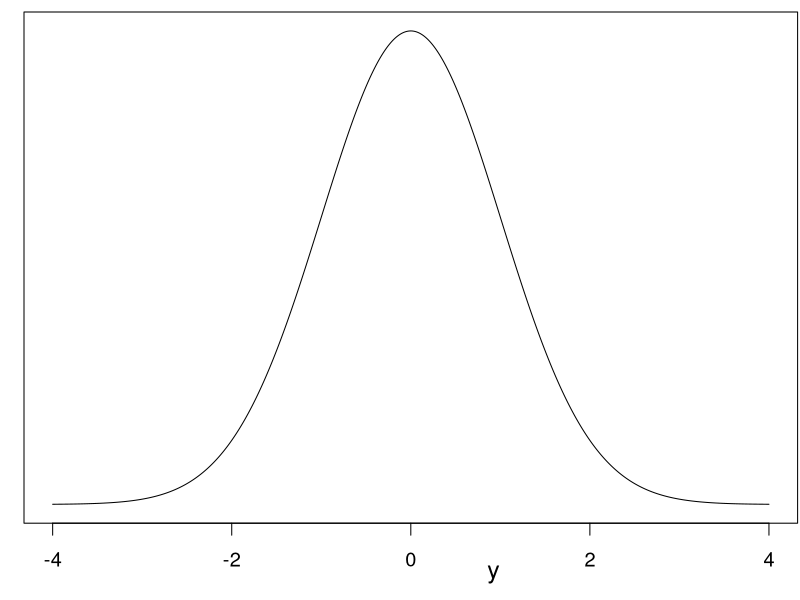
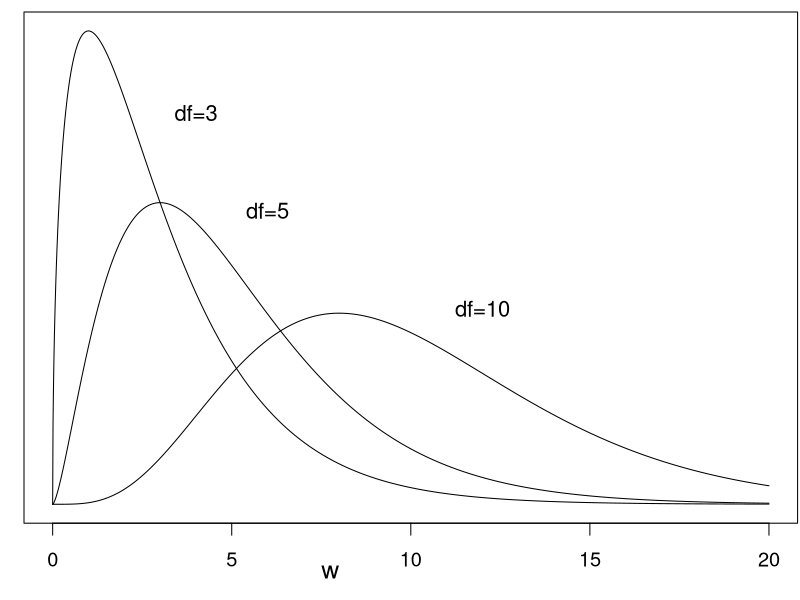
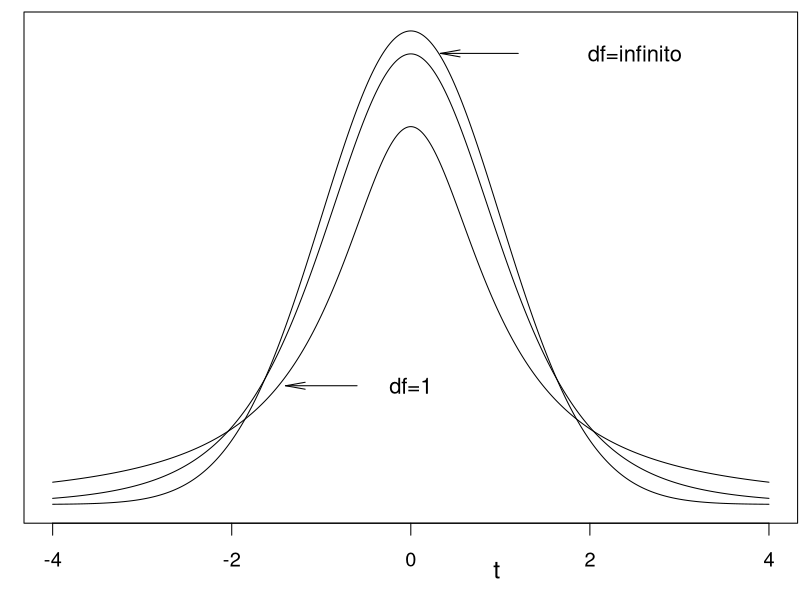
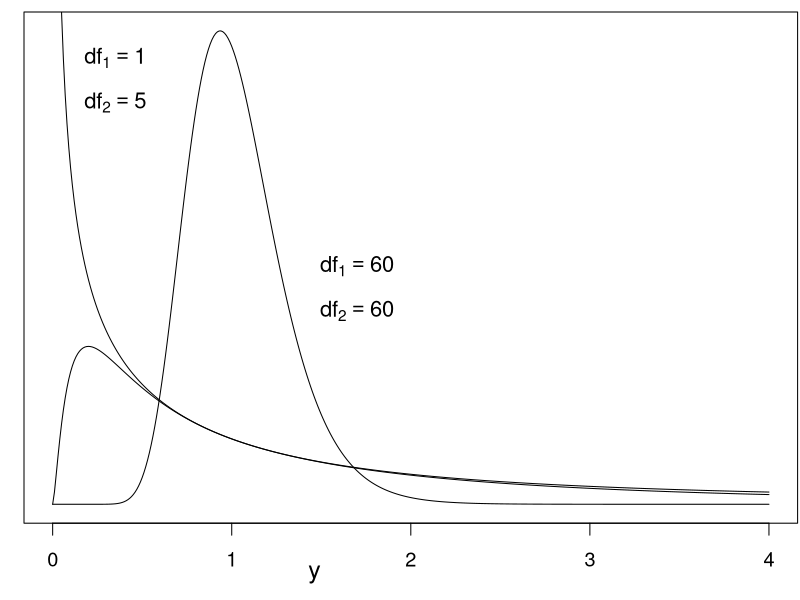

The R source for these figures, in order:
## ---- chunk 1
#  FIGURA A.1 - GRÁFICO NORMAL

par(mar=c(3.2,1,.5,.1),cex=1.2)
x <- seq(-4, 4, 0.01)
y= dnorm(x)
plot(x,y, type="l", yaxt="n", xlab="",  ylab="",las=1, cex=1.2)
mtext("y", side=1, at=1,las=1, adj=1, padj=2, cex=1.5)

x1 <- seq(0, 3, 0.1)
X <- cbind(x1,x1+.01,x1+.02,x1+.03,x1+.04,x1+.05,x1+.06,
     x1+.07,x1+.08,x1+.09)
x1 <- seq(0, 3, 0.5)
X <- cbind(x1,x1+.1,x1+.2,x1+.3,x1+.4)
x1 <- seq(0, 3, 1)
X <- cbind(x1,x1+.1,x1+.2,x1+.3,x1+.4,x1+.5,x1+.6,x1+.7,x1+.8,x1+.9)

y1 <- pnorm(X)
#round(y1, digits=4)
#write.csv(y1, file = "NormalTable2.csv")
## ---- chunk 2
knitr::kable(
  data.frame(
    y = 0:3,
    `0.0` = c(0.5000, 0.8413, 0.9772, 0.9987),
    `0.1` = c(0.5398, 0.8643, 0.9821, 0.9990),
    `0.2` = c(0.5793, 0.8849, 0.9861, 0.9993),
    `0.3` = c(0.6179, 0.9032, 0.9893, 0.9995),
    `0.4` = c(0.6554, 0.9192, 0.9918, 0.9997),
    `0.5` = c(0.6915, 0.9332, 0.9938, 0.9998),
    `0.6` = c(0.7257, 0.9452, 0.9953, 0.9998),
    `0.7` = c(0.7580, 0.9554, 0.9965, 0.9999),
    `0.8` = c(0.7881, 0.9641, 0.9974, 0.9999),
    `0.9` = c(0.8159, 0.9713, 0.9981, 1.0000)
  ),
  col.names = c("$y$", "0.0", "0.1", "0.2", "0.3", "0.4", "0.5", "0.6", "0.7", "0.8", "0.9"),
  caption = "**Función de Distribución Normal Estándar**"
)
## ---- chunk 3
#  FIGURA A.2 - GRÁFICO CHI-CUADRADO
par(mar=c(3.2,1,.5,.1),cex=1.2)
x <- seq(0, 20, 0.01)
y= dchisq(x,3)
plot(x,y, type="l", yaxt="n", ylab="",  las=1, cex=1.4)
mtext("w", side=1, at=8,las=1, adj=1, padj=2, cex=1.5)
y1= dchisq(x,5)
y2= dchisq(x,10)
lines(x,y1)
lines(x,y2)
text(4,.2, "df=3",cex=1.1)
text(6,.15, "df=5",cex=1.1)
text(12,.1, "df=10",cex=1.1)

prob <- t(c(seq(.6, .9, 0.1), 0.95, 0.975, 0.99, 0.995, 0.9975, 0.999))
df = t(c(1:5,seq(10,40,5),60, 120))
y1 <- matrix(0, nrow=length(df),ncol=length(prob))
for(i in 1:length(df)){
y1[i,] <- qchisq(prob,df[i]);y1[i,]}
#round(y1,digits=3)
#write.csv(y1, file = "ChiSq.csv")
## ---- chunk 4
knitr::kable(
  data.frame(
    df = c(1, 2, 3, 4, 5, 10, 15, 20, 25, 30, 35, 40, 60,

 120),
    `0.6` = c(0.71, 1.83, 2.95, 4.04, 5.13, 10.47, 15.73, 20.95, 26.14, 31.32, 36.47, 41.62, 62.13, 123.29),
    `0.7` = c(1.07, 2.41, 3.66, 4.88, 6.06, 11.78, 17.32, 22.77, 28.17, 33.53, 38.86, 44.16, 65.23, 127.62),
    `0.8` = c(1.64, 3.22, 4.64, 5.99, 7.29, 13.44, 19.31, 25.04, 30.68, 36.25, 41.78, 47.27, 68.97, 132.81),
    `0.9` = c(2.71, 4.61, 6.25, 7.78, 9.24, 15.99, 22.31, 28.41, 34.38, 40.26, 46.06, 51.81, 74.40, 140.23),
    `0.95` = c(3.84, 5.99, 7.81, 9.49, 11.07, 18.31, 25.00, 31.41, 37.65, 43.77, 49.80, 55.76, 79.08, 146.57),
    `0.975` = c(5.02, 7.38, 9.35, 11.14, 12.83, 20.48, 27.49, 34.17, 40.65, 46.98, 53.20, 59.34, 83.30, 152.21),
    `0.99` = c(6.63, 9.21, 11.34, 13.28, 15.09, 23.21, 30.58, 37.57, 44.31, 50.89, 57.34, 63.69, 88.38, 158.95),
    `0.995` = c(7.88, 10.60, 12.84, 14.86, 16.75, 25.19, 32.80, 40.00, 46.93, 53.67, 60.27, 66.77, 91.95, 163.65),
    `0.9975` = c(9.14, 11.98, 14.32, 16.42, 18.39, 27.11, 34.95, 42.34, 49.44, 56.33, 63.08, 69.70, 95.34, 168.08),
    `0.999` = c(10.83, 13.82, 16.27, 18.47, 20.52, 29.59, 37.70, 45.31, 52.62, 59.70, 66.62, 73.40, 99.61, 173.62)
  ),
  col.names = c("$df$", "0.6", "0.7", "0.8", "0.9", "0.95", "0.975", "0.99", "0.995", "0.9975", "0.999"),
  caption = "**Percentiles de Varias Distribuciones Chi-Cuadrado**"
)
## ---- chunk 5
#  FIGURA A.3 - GRÁFICO DE LA DISTRIBUCIÓN t

par(mar=c(3.2,1,.5,.1),cex=1.2)
x <- seq(-4, 4, 0.01)
y= dnorm(x)
plot(x,y, type="l", yaxt="n", ylab="",  las=1, cex=1.4)
#mtext("Densidad de la distribución t",  side=2, at=.435,las=1.5, adj=.2,cex=1.8)
mtext("t", side=1, at=1,las=1, adj=1, padj=2, cex=1.5)
y1= dt(x,1)
y2= dt(x,5)
y3= dt(x,10)
lines(x,y1)
lines(x,y2)
#lines(x,y3)
text(0,.1, "df=1",cex=1.1)
#text(6,.15, "df=5",cex=1.1)
text(2.5,.38, "df=infinito",cex=1.1)
arrows(1.2, .38, 0.33,.38, code=2, angle=10, length=0.2)
arrows(-0.6, .1, -1.4,.1, code=2, angle=10, length=0.2)

prob <- t(c(seq(.6, .9, 0.1), 0.95, 0.975, 0.99, 0.995, 0.9975, 0.999))
df = t(c(1:5,seq(10,40,5),60, 120))
y1 <- matrix(0, nrow=length(df),ncol=length(prob))
for(i in 1:length(df)){
y1[i,] <- qt(prob,df[i]);y1[i,]}
y1 <- rbind(y1,qnorm(prob))
#round(y1,digits=3)
#write.csv(y1, file = "t.csv")
## ---- chunk 6
knitr::kable(
  data.frame(
    df = c(1, 2, 3, 4, 5, 10, 15, 20, 25, 30, 35, 40, 60, 120, "∞"),
    `0.6` = c(0.325, 0.289, 0.277, 0.271, 0.267, 0.260, 0.258, 0.257, 0.256, 0.256, 0.255, 0.255, 0.254, 0.254, 0.253),
    `0.7` = c(0.727, 0.617, 0.584, 0.569, 0.559, 0.542, 0.536, 0.533, 0.531, 0.530, 0.529, 0.529, 0.527, 0.526, 0.524),
    `0.8` = c(1.376, 1.061, 0.978, 0.941, 0.920, 0.879, 0.866, 0.860, 0.856, 0.854, 0.852, 0.851, 0.848, 0.845, 0.842),
    `0.9` = c(3.078, 1.886, 1.638, 1.533, 1.476, 1.372, 1.341, 1.325, 1.316, 1.310, 1.306, 1.303, 1.296, 1.289, 1.282),
    `0.95` = c(6.314, 2.920, 2.353, 2.132, 2.015, 1.812, 1.753, 1.725, 1.708, 1.697, 1.690, 1.684, 1.671, 1.658, 1.645),
    `0.975` = c(12.706, 4.303, 3.182, 2.776, 2.571, 2.228, 2.131, 2.086, 2.060, 2.042, 2.030, 2.021, 2.000, 1.980, 1.960),
    `0.99` = c(31.821, 6.965, 4.541, 3.747, 3.365, 2.764, 2.602, 2.528, 2.485, 2.457, 2.438, 2.423, 2.390, 2.358, 2.326),
    `0.995` = c(63.657, 9.925, 5.841, 4.604, 4.032, 3.169, 2.947, 2.845, 2.787, 2.750, 2.724, 2.704, 2.660, 2.617, 2.576),
    `0.9975` = c(127.321, 14.089, 7.453, 5.598, 4.773, 3.581, 3.286, 3.153, 3.078, 3.030, 2.996, 2.971, 2.915, 2.860, 2.807),
    `0.999` = c(318.309, 22.327, 10.215, 7.173, 5.893, 4.144, 3.733, 3.552, 3.450, 3.385, 3.340, 3.307, 3.232, 3.160, 3.090)
  ),
  col.names = c("$df$", "0.6", "0.7", "0.8", "0.9", "0.95", "0.975", "0.99", "0.995", "0.9975", "0.999"),
  caption = "**Percentiles de varias distribuciones $t$**"
)
## ---- chunk 7
#  FIGURA A.4 - GRÁFICO DE LA DISTRIBUCIÓN F

par(mar=c(3.2,1,.5,.1),cex=1.2)
x <- seq(0, 4, 0.01)
y= df(x,60,60)
plot(x,y, type="l", yaxt="n", ylab="",  las=1, cex=1.4)
mtext("y", side=1, at=1.5,las=1, adj=1, padj=2, cex=1.5)
#y1= df(x,2,25)
y2= df(x,5,1)
y3= df(x,1,5)
#lines(x,y1)
lines(x,y2)
lines(x,y3)
text(1.7,.8, expression(df[1]==60),cex=1.1)
text(1.7,.65, expression(df[2]==60),cex=1.1)
text(0.35,1.5, expression(df[1]==1),cex=1.1)
text(0.35,1.35, expression(df[2]==5),cex=1.1)

df1 = t(c(1:5,seq(10,40,5),60, 120))
df2 = t(c(1,3,5,seq(10,40,10),60, 120))
y1 <- matrix(0, nrow=length(df1),ncol=length(df2))
for(i in 1:length(df1)){
y1[i,] <- qf(0.95,df1[i],df2);y1[i,]}
#round(y1,digits=3)
#write.csv(y1, file = "F.csv")
## ---- chunk 8
knitr::kable(
  data.frame(
    df_1 = c(1, 2, 3, 4, 5, 10, 15, 20, 25, 30, 35, 40, 60, 120),
    `1` = c(161.45, 199.50, 215.71, 224.58, 230.16, 241.88, 245.95, 248.01, 249.26, 250.10, 250.69, 251.14, 252.20, 253.25),
    `3` = c(10.13, 9.55, 9.28, 9.12, 9.01, 8.79, 8.70, 8.66, 8.63, 8.62, 8.60, 8.59, 8.57, 8.55),
    `5` = c(6.61, 5.79, 5.41, 5.19, 5.05, 4.74, 4.62, 4.56, 4.52, 4.50, 4.48, 4.46, 4.43, 4.40),
    `10` = c(4.96, 4.10, 3.71, 3.48, 3.33, 2.98, 2.85, 2.77, 2.73, 2.70, 2.68, 2.66, 2.62, 2.58),
    `20` = c(4.35, 3.49, 3.10, 2.87, 2.71, 2.35, 2.20, 2.12, 2.07, 2.04, 2.01, 1.99, 1.95, 1.90),
    `30` = c(4.17, 3.32, 2.92, 2.69, 2.53, 2.16, 2.01, 1.93, 1.88, 1.84, 1.81, 1.79, 1.74, 1.68),
    `40` = c(4.08, 3.23, 2.84, 2.61, 2.45, 2.08, 1.92, 1.84, 1.78, 1.74, 1.72, 1.69, 1.64, 1.58),
    `60` = c(4.00, 3.15, 2.76, 2.53, 2.37, 1.99, 1.84, 1.75, 1.69, 1.65, 1.62, 1.59, 1.53, 1.47),
    `120` = c(3.92, 3.07, 2.68, 2.45, 2.29, 1.91, 1.75, 1.66, 1.60, 1.55, 1.52, 1.50, 1.43, 1.35)
  ),
  col.names = c("$df_1$", "1", "3", "5", "10", "20", "30", "40", "60", "120"),
  caption = "**Percentiles de varias distribuciones $F$**"
)
